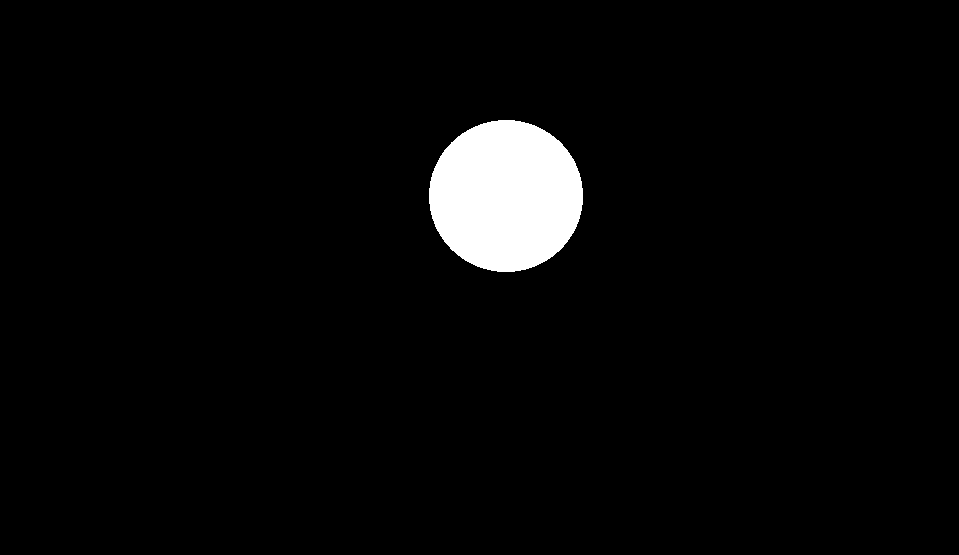
#> input picture ball on black background.png, 959 x 555 px
$ python ball_tracking.py
#> lines starting #> are read from the running program, lines starting #| are printed output that depends on the picture; after the words box and inside, x2 and y2 are one past the last pixel; in counts of white or black regions, pixels touching at a corner belong together
from skimage import io
import numpy as np
import matplotlib.pyplot as plt
import time
import cv2

# citim imaginea

begin=time.time()

img = cv2.imread('ball on black background.png')
#> img is the input picture: shape (555, 959, 3); 3.5% white; 1 white region, box (x1, y1, x2, y2) and area: (429, 120, 583, 272) 18365
# Afisam imaginea originala
gray = cv2.cvtColor(img, cv2.COLOR_BGR2GRAY)
plt.imshow(gray, cmap= 'gray')
begin=time.time()

h, w = gray.shape
#> h = 555; w = 959
print(h)
#| 555
print(w)
#| 959
sum2 = 0;
sum1 = 0
a = np.empty(h, dtype=int)
for i in range(h):
    for j in range(w):
        sum1 += gray[i,j]
    a[i] = sum1
    sum1 = 0
#> after the loop, a = 555 values, max 39270 at index 188, min 0 at index 0, mean 8438

y_pos = np.argmax(a)
#> y_pos = 188


b = np.empty(w, dtype=int)
for i in range(w):
    for j in range(h):
        sum2 += gray[j,i]
    b[i] = sum2
    sum2 = 0
#> after the loop, b = 959 values, max 38760 at index 498, min 0 at index 0, mean 4883.3

x_pos = np.argmax(b)
#> x_pos = 498

end=time.time()

for j in range(5):
    for i in range(h):
        img[i,x_pos + j] = [0,255,0]
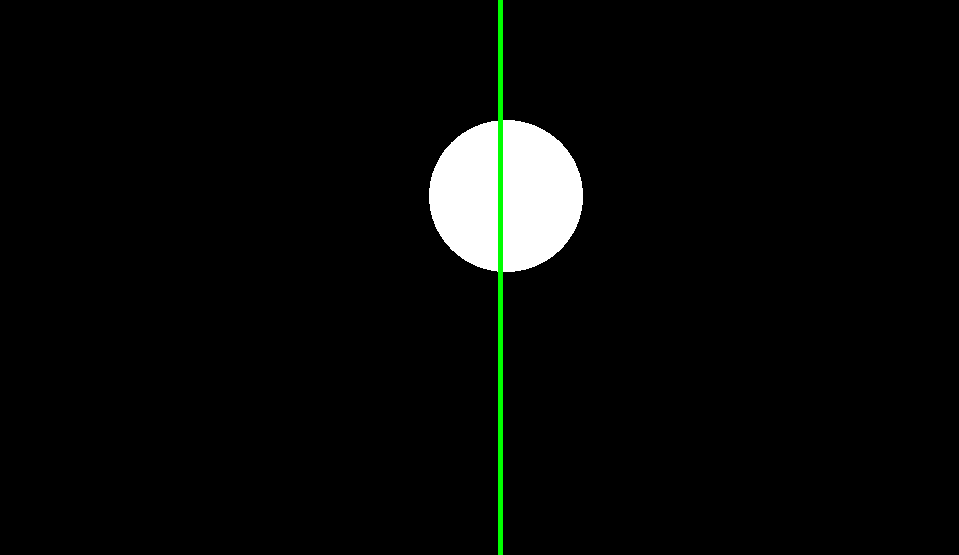
#> img: shape (555, 959, 3); 0.52% of pixels changed, all inside (x1, y1, x2, y2) = (498, 0, 503, 555)

for j in range(5):
    for i in range(w):
        img[y_pos + j,i] = [0,255,0]
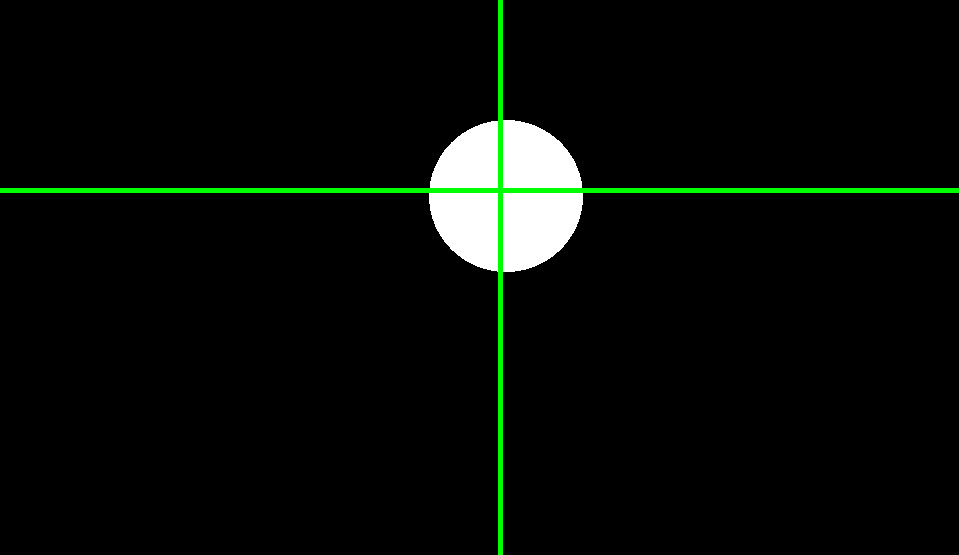
#> img: shape (555, 959, 3); 0.9% of pixels changed, all inside (x1, y1, x2, y2) = (0, 188, 959, 193)


plt.imshow(img)


# printeaza timpul de executie al prelucrarii efective
end=time.time()

print('timp executie: ',end-begin)
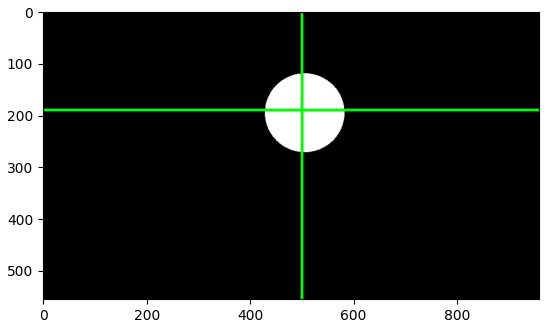
#> figure drawn by matplotlib, 1 panel
